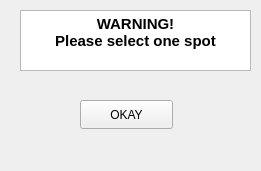
  <widget class="QDockWidget" name="Warning2">
   <property name="geometry">
    <rect>
     <x>290</x>
     <y>560</y>
     <width>261</width>
     <height>171</height>
    </rect>
   </property>
   <property name="floating">
    <bool>true</bool>
   </property>
   <widget class="QWidget" name="dockWidgetContents_3">
    <widget class="QTextEdit" name="textEdit_2">
     <property name="geometry">
      <rect>
       <x>20</x>
       <y>10</y>
       <width>231</width>
       <height>61</height>
      </rect>
     </property>
     <property name="html">
      <string>&lt;!DOCTYPE HTML PUBLIC &quot;-//W3C//DTD HTML 4.0//EN&quot; &quot;http://www.w3.org/TR/REC-html40/strict.dtd&quot;&gt;
&lt;html&gt;&lt;head&gt;&lt;meta name=&quot;qrichtext&quot; content=&quot;1&quot; /&gt;&lt;meta charset=&quot;utf-8&quot; /&gt;&lt;style type=&quot;text/css&quot;&gt;
p, li { white-space: pre-wrap; }
hr { height: 1px; border-width: 0; }
li.unchecked::marker { content: &quot;\2610&quot;; }
li.checked::marker { content: &quot;\2612&quot;; }
&lt;/style&gt;&lt;/head&gt;&lt;body style=&quot; font-family:'Segoe UI'; font-size:9pt; font-weight:400; font-style:normal;&quot;&gt;
&lt;p align=&quot;center&quot; style=&quot; margin-top:0px; margin-bottom:0px; margin-left:0px; margin-right:0px; -qt-block-indent:0; text-indent:0px;&quot;&gt;&lt;span style=&quot; font-size:11pt; font-weight:700;&quot;&gt;WARNING!&lt;br /&gt;Please select one spot&lt;/span&gt;&lt;/p&gt;&lt;/body&gt;&lt;/html&gt;</string>
     </property>
    </widget>
    <widget class="QPushButton" name="warning1Okay_2">
     <property name="geometry">
      <rect>
       <x>80</x>
       <y>100</y>
       <width>93</width>
       <height>29</height>
      </rect>
     </property>
     <property name="text">
      <string>OKAY</string>
     </property>
     <property name="autoRepeat">
      <bool>false</bool>
     </property>
     <property name="default">
      <bool>false</bool>
     </property>
    </widget>
   </widget>
  </widget>
